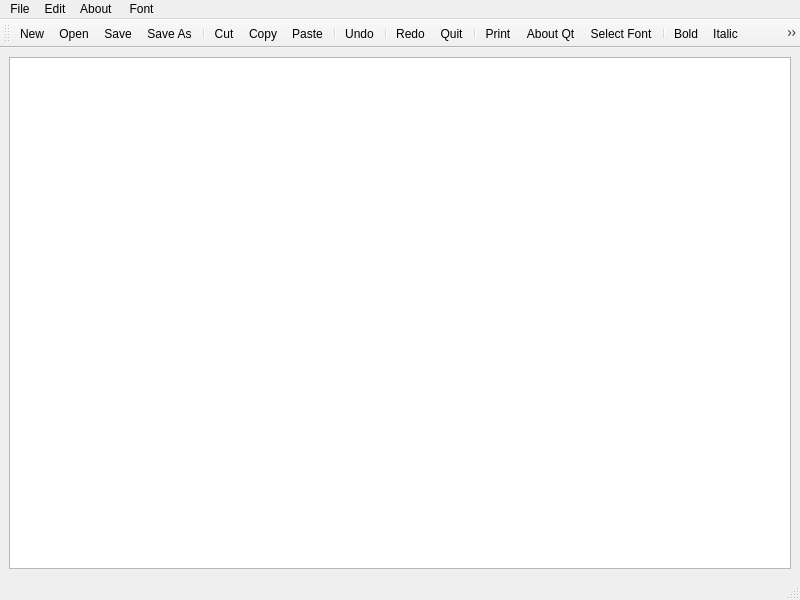
<?xml version="1.0" encoding="UTF-8"?>
<ui version="4.0">
 <class>MainWindow</class>
 <widget class="QMainWindow" name="MainWindow">
  <property name="geometry">
   <rect>
    <x>0</x>
    <y>0</y>
    <width>800</width>
    <height>600</height>
   </rect>
  </property>
  <property name="windowTitle">
   <string>MainWindow</string>
  </property>
  <widget class="QWidget" name="centralwidget">
   <layout class="QHBoxLayout" name="horizontalLayout">
    <item>
     <widget class="QTextEdit" name="textEdit"/>
    </item>
   </layout>
  </widget>
  <widget class="QMenuBar" name="menubar">
   <property name="geometry">
    <rect>
     <x>0</x>
     <y>0</y>
     <width>800</width>
     <height>26</height>
    </rect>
   </property>
   <widget class="QMenu" name="menuFile">
    <property name="title">
     <string>File</string>
    </property>
    <addaction name="actionNew"/>
    <addaction name="separator"/>
    <addaction name="actionOpen"/>
    <addaction name="separator"/>
    <addaction name="actionSave"/>
    <addaction name="actionSave_As"/>
   </widget>
   <widget class="QMenu" name="menuEdit">
    <property name="title">
     <string>Edit</string>
    </property>
    <addaction name="actionCut"/>
    <addaction name="actionCopy"/>
    <addaction name="actionPaste"/>
    <addaction name="separator"/>
    <addaction name="actionUndo"/>
    <addaction name="actionRedo"/>
    <addaction name="separator"/>
    <addaction name="actionQuit"/>
    <addaction name="separator"/>
    <addaction name="actionPrint"/>
   </widget>
   <widget class="QMenu" name="menuAbout_Qt">
    <property name="title">
     <string>About </string>
    </property>
    <addaction name="actionAbout_Qt"/>
   </widget>
   <widget class="QMenu" name="menuFont">
    <property name="title">
     <string>Font</string>
    </property>
    <addaction name="actionSelect_Font"/>
    <addaction name="actionBold"/>
    <addaction name="actionItalic"/>
    <addaction name="actionUnderlined"/>
    <addaction name="actionFont_Color"/>
    <addaction name="actionFont_Background"/>
   </widget>
   <addaction name="menuFile"/>
   <addaction name="menuEdit"/>
   <addaction name="menuAbout_Qt"/>
   <addaction name="menuFont"/>
  </widget>
  <widget class="QStatusBar" name="statusbar"/>
  <widget class="QToolBar" name="toolBar">
   <property name="windowTitle">
    <string>toolBar</string>
   </property>
   <attribute name="toolBarArea">
    <enum>TopToolBarArea</enum>
   </attribute>
   <attribute name="toolBarBreak">
    <bool>false</bool>
   </attribute>
   <addaction name="actionNew"/>
   <addaction name="actionOpen"/>
   <addaction name="actionSave"/>
   <addaction name="actionSave_As"/>
   <addaction name="separator"/>
   <addaction name="actionCut"/>
   <addaction name="actionCopy"/>
   <addaction name="actionPaste"/>
   <addaction name="separator"/>
   <addaction name="actionUndo"/>
   <addaction name="separator"/>
   <addaction name="actionRedo"/>
   <addaction name="actionQuit"/>
   <addaction name="separator"/>
   <addaction name="actionPrint"/>
   <addaction name="actionAbout_Qt"/>
   <addaction name="actionSelect_Font"/>
   <addaction name="separator"/>
   <addaction name="actionBold"/>
   <addaction name="actionItalic"/>
   <addaction name="actionUnderlined"/>
   <addaction name="separator"/>
   <addaction name="actionFont_Color"/>
   <addaction name="actionFont_Background"/>
  </widget>
  <action name="actionNew">
   <property name="icon">
    <iconset resource="res.qrc">
     <normaloff>:/img/icons/new.png</normaloff>:/img/icons/new.png</iconset>
   </property>
   <property name="text">
    <string>New</string>
   </property>
  </action>
  <action name="actionOpen">
   <property name="icon">
    <iconset resource="res.qrc">
     <normaloff>:/img/icons/open.png</normaloff>:/img/icons/open.png</iconset>
   </property>
   <property name="text">
    <string>Open</string>
   </property>
  </action>
  <action name="actionSave">
   <property name="icon">
    <iconset resource="res.qrc">
     <normaloff>:/img/icons/save.png</normaloff>:/img/icons/save.png</iconset>
   </property>
   <property name="text">
    <string>Save</string>
   </property>
  </action>
  <action name="actionSave_As">
   <property name="icon">
    <iconset resource="res.qrc">
     <normaloff>:/img/icons/saveas.png</normaloff>:/img/icons/saveas.png</iconset>
   </property>
   <property name="text">
    <string>Save As</string>
   </property>
  </action>
  <action name="actionCut">
   <property name="icon">
    <iconset resource="res.qrc">
     <normaloff>:/img/icons/cut.png</normaloff>:/img/icons/cut.png</iconset>
   </property>
   <property name="text">
    <string>Cut</string>
   </property>
  </action>
  <action name="actionCopy">
   <property name="icon">
    <iconset resource="res.qrc">
     <normaloff>:/img/icons/copy.png</normaloff>:/img/icons/copy.png</iconset>
   </property>
   <property name="text">
    <string>Copy</string>
   </property>
  </action>
  <action name="actionPaste">
   <property name="icon">
    <iconset resource="res.qrc">
     <normaloff>:/img/icons/paste.png</normaloff>:/img/icons/paste.png</iconset>
   </property>
   <property name="text">
    <string>Paste</string>
   </property>
  </action>
  <action name="actionUndo">
   <property name="icon">
    <iconset resource="res.qrc">
     <normaloff>:/img/icons/undo.png</normaloff>:/img/icons/undo.png</iconset>
   </property>
   <property name="text">
    <string>Undo</string>
   </property>
  </action>
  <action name="actionRedo">
   <property name="icon">
    <iconset resource="res.qrc">
     <normaloff>:/img/icons/redo.png</normaloff>:/img/icons/redo.png</iconset>
   </property>
   <property name="text">
    <string>Redo</string>
   </property>
  </action>
  <action name="actionQuit">
   <property name="icon">
    <iconset resource="res.qrc">
     <normaloff>:/img/icons/quit.png</normaloff>:/img/icons/quit.png</iconset>
   </property>
   <property name="text">
    <string>Quit</string>
   </property>
  </action>
  <action name="actionPrint">
   <property name="icon">
    <iconset resource="res.qrc">
     <normaloff>:/img/icons/print.png</normaloff>:/img/icons/print.png</iconset>
   </property>
   <property name="text">
    <string>Print</string>
   </property>
  </action>
  <action name="actionAbout_Qt">
   <property name="icon">
    <iconset resource="res.qrc">
     <normaloff>:/img/icons/aboutqt.png</normaloff>:/img/icons/aboutqt.png</iconset>
   </property>
   <property name="text">
    <string>About Qt</string>
   </property>
  </action>
  <action name="actionSelect_Font">
   <property name="icon">
    <iconset resource="res.qrc">
     <normaloff>:/img/icons/font.png</normaloff>:/img/icons/font.png</iconset>
   </property>
   <property name="text">
    <string>Select Font</string>
   </property>
  </action>
  <action name="actionBold">
   <property name="icon">
    <iconset resource="res.qrc">
     <normaloff>:/img/icons/bold.png</normaloff>:/img/icons/bold.png</iconset>
   </property>
   <property name="text">
    <string>Bold</string>
   </property>
  </action>
  <action name="actionItalic">
   <property name="icon">
    <iconset resource="res.qrc">
     <normaloff>:/img/icons/italic.png</normaloff>:/img/icons/italic.png</iconset>
   </property>
   <property name="text">
    <string>Italic</string>
   </property>
  </action>
  <action name="actionUnderlined">
   <property name="icon">
    <iconset resource="res.qrc">
     <normaloff>:/img/icons/underlined.png</normaloff>:/img/icons/underlined.png</iconset>
   </property>
   <property name="text">
    <string>Underlined</string>
   </property>
  </action>
  <action name="actionFont_Color">
   <property name="icon">
    <iconset resource="res.qrc">
     <normaloff>:/img/icons/fontcolor.png</normaloff>:/img/icons/fontcolor.png</iconset>
   </property>
   <property name="text">
    <string>Font Color</string>
   </property>
  </action>
  <action name="actionFont_Background">
   <property name="icon">
    <iconset resource="res.qrc">
     <normaloff>:/img/icons/fontbg.png</normaloff>:/img/icons/fontbg.png</iconset>
   </property>
   <property name="text">
    <string>Font Background</string>
   </property>
  </action>
 </widget>
 <resources>
  <include location="res.qrc"/>
 </resources>
 <connections/>
</ui>
